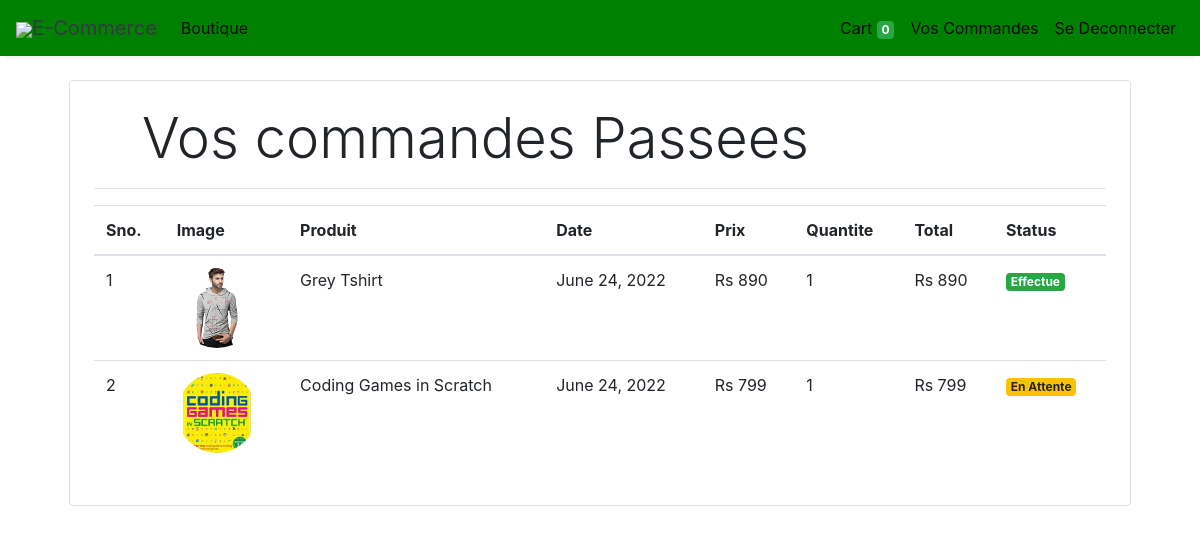
Page /orders (signed in) on the committed database.
### store/models/orders.py (models this page shows, shortened)
class Order(models.Model):
    product = models.ForeignKey(Products,
                                on_delete=models.CASCADE)
    customer = models.ForeignKey(Customer,
                                 on_delete=models.CASCADE)
    quantity = models.IntegerField(default=1)
    price = models.IntegerField()
    address = models.CharField (max_length=50, default='', blank=True)
    phone = models.CharField (max_length=50, default='', blank=True)
    date = models.DateField (default=datetime.datetime.today)
    status = models.BooleanField (default=False)
    @staticmethod
    def get_orders_by_customer(customer_id):
        return Order.objects.filter(customer=customer_id).order_by('-date')

### store/models/product.py (models this page shows, shortened)
class Products(models.Model):
    name = models.CharField(max_length=60)
    price= models.IntegerField(default=0)
    category= models.ForeignKey(Category,on_delete=models.CASCADE,default=1 )
    description= models.CharField(max_length=250, default='', blank=True, null= True)
    image= models.ImageField(upload_to='uploads/products/')

### store/middlewares/auth.py (the view)
    def middleware(request):
        print(request.session.get('customer'))
        returnUrl = request.META['PATH_INFO']
        print(request.META['PATH_INFO'])
        if not request.session.get('customer'):
           return redirect(f'login?return_url={returnUrl}')
        response = get_response(request)
        return response

### store/templatetags/custom_filter.py (called while the page is built)
@register.filter(name='currency')
def currency(number):
    return "Rs "+str(number)

@register.filter(name='multiply')
def multiply(number , number1):
    return number * number1

### store/views/orders.py (called while the page is built)
    def get(self , request ):
        customer = request.session.get('customer')
        orders = Order.get_orders_by_customer(customer)
        print(orders)
        return render(request , 'orders.html'  , {'orders' : orders})

### store/templates/orders.html
{% extends 'base.html' %}
{% block content %}
{% load cart %}
{% load custom_filter %}
<div class="container">
   <div class="border rounded p-4 m-4">
        <p class="display-4 pl-4 ml-4">Vos commandes Passees</p>
        <hr>
        <table class="table">
            <thead>
                <tr>
                    <th>Sno.</th>
                    <th>Image</th>
                    <th>Produit</th>
                    <th>Date</th>
                    <th>Prix</th>
                    <th>Quantite</th>
                    <th>Total</th>
                    <th>Status</th>
                </tr>
            </thead>
            <tbody>
                {% for order in orders %}
                <tr>
                    <td>{{forloop.counter}}</td>
                    <td><img style="height: 80px;" class="rounded-circle" src="{{order.product.image.url}}" alt=""></td>
                    <td>{{order.product.name}}</td>
                    <td>{{order.date}}</td>
                    <td>{{order.price|currency}}</td>
                    <td>{{order.quantity}}</td>
                    <td>{{order.quantity|multiply:order.price|currency}}</td>
                    {% if order.status %}
                    <td><small class="badge badge-success">Effectue</small></td>
                    {%else%}
                    <td><small class="badge badge-warning">En Attente</small></td>
                    {% endif %}
                </tr>
                {% endfor %}
            </tbody>
        </table>
   </div>
</div>
{% endblock %}

### store/templates/base.html (shortened to what this page needs)
<!doctype html>
<html lang="en">
<head>
  <link rel="stylesheet" href="https://maxcdn.bootstrapcdn.com/bootstrap/4.0.0/css/bootstrap.min.css"
>
</head>
<body>
<nav class="one-edge-shadow
  navbar navbar-light
  sticky-top navbar
  navbar-expand-lg
  text-white">
    <a class="navbar-brand ms-3 text-dark " href="/">
    <link rel="stylesheet" href="https://use.fontawesome.com/releases/v5.7.0/css/all.css">
    <img src="https://www.freepnglogos.com/uploads/shopping-cart-png/shopping-cart-svg-png-icon-download-28.png" style="width:50px;height:50px,color:text-light;">E-Commerce</a>
    <div class="collapse navbar-collapse" id="navbarSupportedContent">
      <ul class="navbar-nav mr-auto">
        <li class="nav-item active">
          <a class="nav-link" href="/store">Boutique <span class="sr-only">(current)</span></a>
        </li>
          </ul>
      <ul class=" navbar-nav my-2 my-lg-0">
        <li class="nav-item active">
          <a class="nav-link" href="/cart">Cart
            <span class="badge badge-success">{{request.session.cart.keys|length}}</span>
            <span class="sr-only">(current)</span></a>
        </li>
        {% if request.session.customer %}
        <li class="nav-item active ">
          <a class="nav-link" href="/orders">Vos Commandes<span class="sr-only">(current)</span></a>
        </li>
        <li class="nav-item active ">
          <a class="nav-link" href="/logout">Se Deconnecter<span class="sr-only">(current)</span></a>
        </li>
        {% endif %}
      </ul>
    </div>
  </nav>
  {% block content %}{% endblock %}
</body>
</html>

### store/templates/base.html (style rules this page uses)
nav { background-color: green; }
.one-edge-shadow { box-shadow: 0 8px 2px -5px rgb(246, 245, 245); }

### rows in the picture
Order: product.image (picture), product.name "Grey Tshirt", date "June 24, 2022", price "Rs 890", quantity "1", quantity|multiply "Rs 890", status "Effectue"
Order: product.image (picture), product.name "Coding Games in Scratch", date "June 24, 2022", price "Rs 799", quantity "1", quantity|multiply "Rs 799", status "En Attente"

### other values in the picture
{{ request.session.cart.keys|length }} "0"
